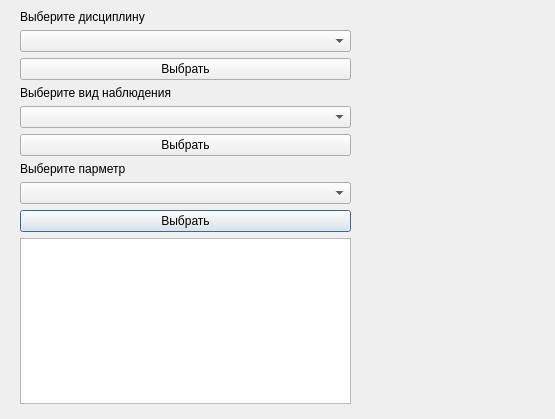
<?xml version="1.0" encoding="UTF-8"?>
<ui version="4.0">
 <class>EditVocabulary</class>
 <widget class="QDialog" name="EditVocabulary">
  <property name="geometry">
   <rect>
    <x>0</x>
    <y>0</y>
    <width>555</width>
    <height>419</height>
   </rect>
  </property>
  <property name="windowTitle">
   <string>Dialog</string>
  </property>
  <widget class="QWidget" name="layoutWidget">
   <property name="geometry">
    <rect>
     <x>20</x>
     <y>10</y>
     <width>331</width>
     <height>394</height>
    </rect>
   </property>
   <layout class="QGridLayout" name="gridLayout">
    <item row="3" column="0">
     <widget class="QComboBox" name="comboBox_obs_2"/>
    </item>
    <item row="4" column="0">
     <widget class="QPushButton" name="obs_2">
      <property name="text">
       <string>Выбрать</string>
      </property>
     </widget>
    </item>
    <item row="0" column="0">
     <layout class="QVBoxLayout" name="verticalLayout">
      <item>
       <widget class="QLabel" name="label_4">
        <property name="text">
         <string>Выберите дисциплину</string>
        </property>
       </widget>
      </item>
      <item>
       <widget class="QComboBox" name="comboBox_discipline"/>
      </item>
      <item>
       <widget class="QPushButton" name="discipline">
        <property name="text">
         <string>Выбрать</string>
        </property>
       </widget>
      </item>
      <item>
       <widget class="QLabel" name="label">
        <property name="text">
         <string>Выберите вид наблюдения</string>
        </property>
       </widget>
      </item>
      <item>
       <layout class="QHBoxLayout" name="horizontalLayout_2">
        <item>
         <widget class="QComboBox" name="comboBox_obs"/>
        </item>
       </layout>
      </item>
     </layout>
    </item>
    <item row="1" column="0">
     <widget class="QPushButton" name="obs">
      <property name="text">
       <string>Выбрать</string>
      </property>
     </widget>
    </item>
    <item row="2" column="0">
     <widget class="QLabel" name="label_3">
      <property name="text">
       <string>Выберите парметр</string>
      </property>
     </widget>
    </item>
    <item row="7" column="0">
     <layout class="QHBoxLayout" name="horizontalLayout"/>
    </item>
    <item row="5" column="0">
     <widget class="QListWidget" name="listWidget"/>
    </item>
   </layout>
  </widget>
 </widget>
 <resources/>
 <connections/>
</ui>
